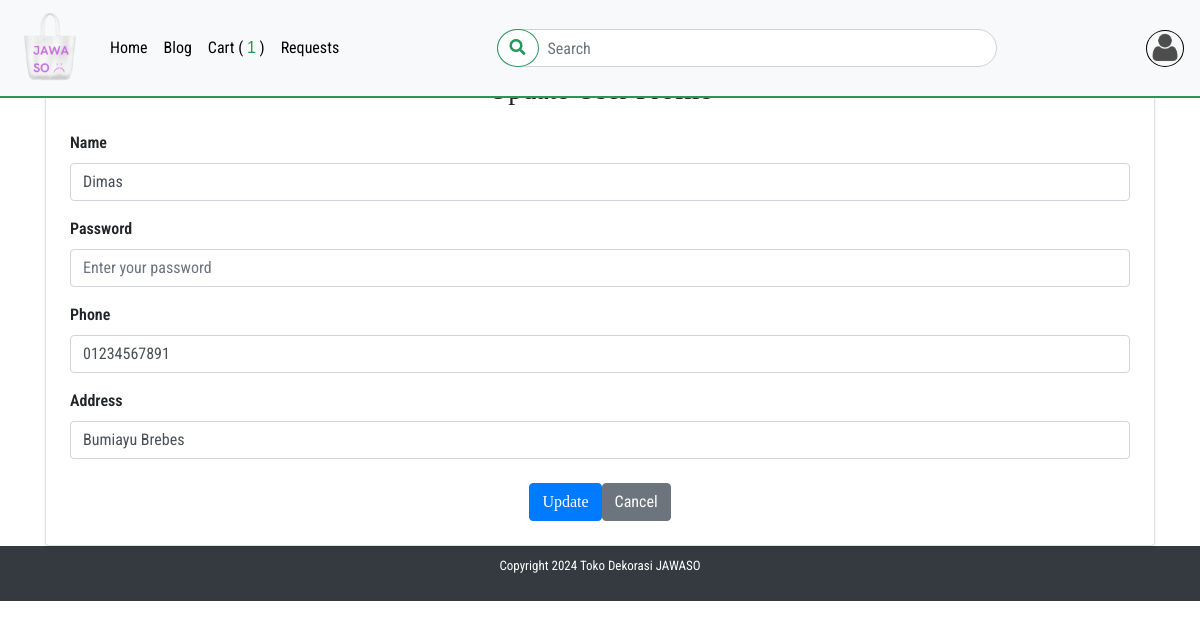
The page /user/update_user.php?id=1 (signed in) on the database its author committed.
### tables this page shows
CREATE TABLE `customers` (
  `id` int(11) NOT NULL,
  `name` varchar(20) NOT NULL,
  `email` varchar(50) NOT NULL,
  `password` varchar(12) NOT NULL,
  `phone` varchar(12) NOT NULL,
  `address` varchar(256) NOT NULL,
  `image_user` text DEFAULT 'pp.png',
  `tgl_lahir` date DEFAULT NULL
);

### init.php (called while the page is built)
<?php
$root_path = "/serkom";

### user/update_user.php (the view, shortened to what this page needs)
<?php
include_once "../init.php";
include "../genral/config.php";
include "../genral/functions.php";
$id = $_GET['id'] ?? null;
if ($id) {
    $select = "SELECT * FROM customers WHERE id = ?";
    $stmt = mysqli_prepare($connectSQL, $select);
    mysqli_stmt_bind_param($stmt, 'i', $id);
    mysqli_stmt_execute($stmt);
    $result = mysqli_stmt_get_result($stmt);
    $user = mysqli_fetch_assoc($result);
    $name = $user['name'];
    $phone = $user['phone'];
    $address = $user['address'];
}
include "../shared/header.php";
include "../shared/nav.php";
?>
<div class="container mt-5">
    <div class="card shadow-sm p-4">
        <h3 class="text-center mb-4">Update User Profile</h3>
        <form method="POST">
            <div class="form-group mb-3">
                <label for="name">Name</label>
                <input value="<?php echo htmlspecialchars($name); ?>" name="name" type="text" class="form-control" id="name" placeholder="Enter your name">
            </div>
            <div class="form-group mb-3">
                <label for="password">Password</label>
                <input value="<?php echo htmlspecialchars($password); ?>" name="password" type="password" class="form-control" id="password" placeholder="Enter your password">
            </div>
            <div class="form-group mb-3">
                <label for="phone">Phone</label>
                <input value="<?php echo htmlspecialchars($phone); ?>" name="phone" type="text" class="form-control" id="phone" placeholder="Enter your phone number">
            </div>
            <div class="form-group mb-3">
                <label for="address">Address</label>
                <input value="<?php echo htmlspecialchars($address); ?>" name="address" type="text" class="form-control" id="address" placeholder="Enter your address">
            </div>
            <div class="d-flex justify-content-center mt-4">
                <button name="update" class="btn btn-primary me-2">Update</button>
                <a href="<?php echo $root_path; ?>/user/user_profile.php" class="btn btn-secondary">Cancel</a>
            </div>
        </form>
    </div>
</div>
<?php include "../shared/footer.php"; ?>

### shared/nav.php (shortened to what this page needs)
<?php
$host = "localhost";
$user = "root";
$password= "";
$dbName = "jawaso";
$connectSQL = mysqli_connect($host , $user , $password , $dbName);
if(isset($_SESSION['id'])){
$ccId = $_SESSION['id'];
$slecetOrder = "SELECT * FROM `orders` JOIN `product` , `customers` WHERE customers.id = $ccId AND orders.productId = product.id AND customerId = customers.id";
$sc = mysqli_query($connectSQL ,$slecetOrder);
$numRowOrder = mysqli_num_rows($sc);
}
if(isset($_SESSION['id'])){
$cId = $_SESSION['id'];
$slecetCstum = "SELECT * FROM `customers` WHERE customers.id = $cId ";
$sCstum= mysqli_query($connectSQL ,$slecetCstum);
$rowCstum = mysqli_fetch_assoc($sCstum);
    $image = $rowCstum['image_user'];
}
?>
<nav class="navbar navbar-expand-lg navbar-dark bg-light fixed-top" style="border-bottom: 2px solid #26965A;">
  <a class="navbar-brand" href="<?php echo $root_path ?>/index.php"><img src="<?php echo $root_path ?>/image/p1.png" style="width: 70px;" alt=""></a>
  <div class="collapse navbar-collapse" id="navbarSupportedContent">
    <ul class="navbar-nav mr-auto">
      <li class="nav-item active">
        <a class="nav-link" href="<?php echo $root_path ?>/index.php" style="color: black;" >Home<span class="sr-only">(current)</span></a>
      </li>
      <li class="nav-item">
        <a class="nav-link" href="<?php echo $root_path ?>/blog/blog.php" style="color: black;" >Blog</a>
      </li>
      <?php if(isset($_SESSION['customer'] )) :?>
      <li class="nav-item">
        <a class="nav-link" href="<?php echo $root_path ?>/order/cart.php" style="color: black;" >Cart
        ( <span class='count_cart' style="color: #26965A;"> <?php echo $numRowOrder ;?></span> )</a>
      </li>
      <li class="nav-item">
        <a class="nav-link" href="<?php echo $root_path ?>/customer_requests/customer_requests.php" style="color:black;" >requests</a>
      </li>
      <?php endif; ?>
    </ul>
    <div class="box_srarch">
    <form class="form-inline my-2 my-lg-0"  autocomplete="off" method="GET">
      <input id="search_text" name="search_term" class="form-control w-100" type="text" placeholder="Search" aria-label="Search" style="border-radius: 50px;" >
      <button name="search" class="btn btn-outline-primary my-2 my-sm-0" type="submit" style="border-radius: 50%; border: 1px solid #26965A; color: #26965A; background-color: transparent; transition: background-color 0.3s, color 0.3s, border-color 0.3s;" onmouseover="this.style.backgroundColor='#26965A'; this.style.color='#fff'; this.style.borderColor='#fff';" onmouseout="this.style.backgroundColor='transparent'; this.style.color='#26965A'; this.style.borderColor='#26965A';">
        <i class="fas fa-search"></i>
      </button>
    </form>
      </div>
    <?php if(isset($_SESSION['customer'] )) :?>
      <div class="form-inline my-2 my-lg-0 ml-auto dropdown ">
        <a href="#" role="button" id="dropdownMenuLink" data-toggle="dropdown" aria-expanded="false" style="border: 1px solid black; border-radius: 50%;" >
          <img class='img-logo' src="<?php echo $root_path ?>/user/upload_user_image/<?php echo $image ?>" alt=""></a>
      </div>
    <?php endif; ?>
  </div>
</nav>

### css/main.css (style rules this page uses)
body { font-family: 'Oswald', sans-serif; font-family: 'Playfair Display', serif; font-family: 'Roboto Condensed', sans-serif; }
h1,h2,h3,h4,button { font-family: 'Oswald', sans-serif; font-family: 'Playfair Display', serif; }
label { font-weight: 600; }
.navbar,.landing { text-transform: capitalize; }
.count_cart { color: #ffc107; font-family: 'Trebuchet MS', 'Lucida Sans Unicode', 'Lucida Grande', 'Lucida Sans', Arial, sans-serif; }
.img-logo { height: 35px; border-radius: 50%; }
.box_srarch .form-inline { position: relative; }
.box_srarch .form-inline input { padding-left: 50px; }
.box_srarch .form-inline button { position: absolute; left: 0; }

### rows shown on the page
customers: image_user (picture), name "Dimas", phone "01234567891", address "Bumiayu Brebes"

### other values the page prints
$numRowOrder "1"
